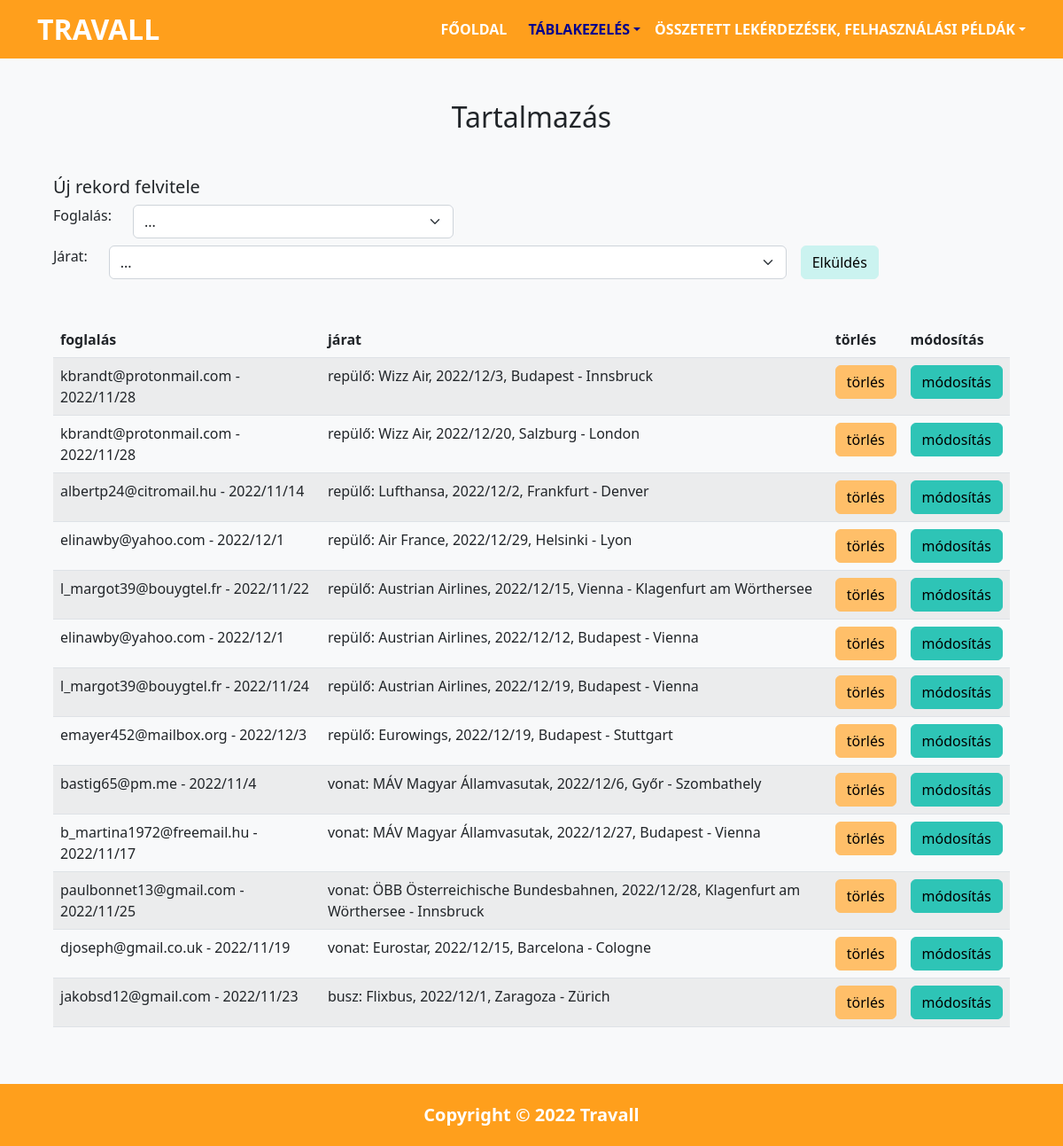
Page /contains.php on the committed database.
### tables this page shows
CREATE TABLE tartalmaz (
    foglalas_id     INT             NOT NULL,
    jarat_id        INT             NOT NULL,
    PRIMARY KEY (foglalas_id, jarat_id)
);

CREATE TABLE foglalas (
    foglalas_id     INT             NOT NULL AUTO_INCREMENT,
    email           VARCHAR(80)     NOT NULL,
    l_ev            DECIMAL(4)      NOT NULL,
    l_honap         DECIMAL(2)      NOT NULL,
    l_nap           DECIMAL(2)      NOT NULL,
    PRIMARY KEY (foglalas_id)
);

CREATE TABLE jarat (
    jarat_id        INT             NOT NULL AUTO_INCREMENT,
    tipus           VARCHAR(6)      NOT NULL,
    szolgaltato     VARCHAR(50)     NOT NULL,
    ev              DECIMAL(12)     NOT NULL,
    honap           DECIMAL(2)      NOT NULL,
    nap             DECIMAL(2)      NOT NULL,
    honnan_varos_id INT             NOT NULL,
    hova_varos_id   INT             NOT NULL,
    PRIMARY KEY (jarat_id)
);

CREATE TABLE varos (
    varos_id        INT             NOT NULL AUTO_INCREMENT,
    varosnev        VARCHAR(85)     NOT NULL,
    iranyitoszam    VARCHAR(10)     NOT NULL,
    orszag          VARCHAR(56)     NOT NULL,
    PRIMARY KEY (varos_id)
);

### contains.php (the view, shortened to what this page needs)
<?php
include_once "common/functions.php";
?>
<!DOCTYPE html>
<html lang="hu">
<head>
    <link rel="stylesheet" href="assets/css/style.css" />
    <link rel="stylesheet" href="assets/css/bootstrap.css">
</head>
<body>
    <?php
    include_once "common/header.php";
    ?>
    <section class="p-5 bg-light">
        <div class="container">
            <div class="row text-center">
                <h2 class="mb-5 text-capitalize">Tartalmazás</h2>
            </div>
            <?php
            echo '
            <div class="row mb-5">
                <div class="col-md-auto">
                    <h5>Új rekord felvitele</h5>
                </div>
                <div class="col-md-auto">
                    <form method="POST" action="createitem.php" class="row gy-2 gx-3 align-items-center">
                            <input type="hidden" name="frompage" value="contains" />';
                            echo '<div class="col-auto"><div class="row">';
                            echo '<div class="col-auto"><label for="foglalasCreate" class="form-label">Foglalás: </label></div>';
                            echo '<div class="col-auto"><select class="form-select" name="in_foglalas_id" id="foglalasCreate">';
                            echo '<option value="">...</option>';
                            echo '</select></div></div></div>';
                            echo '<div class="col-auto"><div class="row">';
                            echo '<div class="col-auto"><label for="jaratCreate" class="form-label">Járat: </label></div>';
                            echo '<div class="col-auto"><select class="form-select" name="in_jarat_id" id="jaratCreate">';
                            echo '<option value="">...</option>';
                            echo '</select></div></div></div>';
                        echo '
                        <div class="col-auto">
                            <input type="submit" class="btn btn-info" value="Elküldés" name="submitted" />
                        </div>
                    </form>
                </div>
            </div>';
            $contains = list_contains();
            if ($contains === "") {
                echo '<div class="alert alert-danger text-center" role="alert">
                        A tábla üres!
                    </div>';
            } else {
                if ($contains === false) {
                    echo '<div class="alert alert-danger text-center" role="alert">
                        Sikertelen lekérés!
                    </div>';
                } else { ?>
                    <table class="table table-striped">
                        <thead>
                            <tr>
                                <th class="col">foglalás</th>
                                <th class="col">járat</th>
                                <th class="col">törlés</th>
                                <th class="col">módosítás</th>
                            </tr>
                        </thead>
                        <tbody>
                            <?php
                            $i = 1;
                            while ($row = mysqli_fetch_assoc($contains)) {
                                echo '<tr>';
                                echo '<td>' . $row['email'] . ' - ' . $row['l_ev'] . '/' . $row['l_honap'] . '/' . $row['l_nap'] . '</td>';
                                echo '<td>' . $row['tipus'] . ': ' . $row['szolgaltato'] . ', ' . $row['ev'] . '/' . $row['honap'] . '/' . $row['nap'] . ', ' . $row['honnan_nev'] . ' - ' . $row['hova_nev'] . '</td>';
                                echo '<td><form method="POST" action="deleteitem.php">
                                <input type="hidden" name="frompage" value="contains" />
                                <input type="hidden" name="in_foglalas_id" value=' . $row['foglalas_id'] . ' />
                                <input type="hidden" name="in_jarat_id" value=' . $row['jarat_id'] . ' />
                                <input class="btn btn-secondary" type="submit" value="törlés" />
                                </form></td>
                                ';
                                echo '<td>
                                <button type="button" class="btn btn-warning" data-bs-toggle="modal" data-bs-target="#modify' . $i . '">módosítás</button>
                                <div
                                    class="modal fade"
                                    id="modify' . $i . '"
                                    data-bs-backdrop="static"
                                    data-bs-keyboard="false"
                                    tabindex="-1"
                                    aria-labelledby="modifylabel' . $i . '"
                                    aria-hidden="true">
                                    <div class="modal-dialog">
                                        <div class="modal-content">
                                            <div class="modal-header">
                                                <h1 class="modal-title fs-5" id="modifylabel' . $i . '">Rekord módosítása</h1>
                                                <button type="button" class="btn-close" data-bs-dismiss="modal" aria-label="Close"></button>
                                            </div>
                                            <div class="modal-body">
                                                <form method="POST" action="modifyitem.php" class="row gy-2 gx-3 align-items-center">
                                                    <input type="hidden" name="frompage" value="contains" />
                                                    <input type="hidden" name="foglalas_id" value=' . $row['foglalas_id'] . ' />
                                                    <input type="hidden" name="jarat_id" value=' . $row['jarat_id'] . ' />';
                                                    echo '<div class="col-auto">
                                                        <input type="submit" class="btn btn-info" value="Elküldés" name="submitted" />
                                                    </div>
                                                </form>
                                            </div>
                                            <div class="modal-footer">
                                                <button type="button" class="btn btn-secondary" data-bs-dismiss="modal">Vissza</button>
                                            </div>
                                        </div>
                                    </div>
                                </div>
                                </td>';
                                $i = $i + 1;
                            }
                            ?>
                        </tbody>
                    </table>
            <?php }
            }
            ?>
        </div>
    </section>
    <?php
    include_once "common/footer.php";
    ?>
</body>
</html>
</body>
</html>

### common/header.php
<header>
    <?php
        include_once "common/functions.php";
        navGen();
    ?>
</header>

### common/functions.php (shortened to what this page needs)
<?php
function navGen() {
    $tmp = basename($_SERVER['PHP_SELF'], ".php");
    $table_management = false;
    switch($tmp) {
        case "cities":
        case "routes":
        case "clients":
        case "tickets":
        case "bookings":
        case "contains": $table_management = true; break;
    }
    $query = false;
    echo "<nav class='navbar navbar-expand-lg bg-primary fw-bold text-uppercase py-1 fixed-top'>
        <div class='container'>
            <a href='index.php' class='navbar-brand text-white fs-2'>Travall</a>
            <div class='collapse navbar-collapse' id='navmenu'>
                <ul class='navbar-nav ms-auto'>
                    <li class='nav-item'>
                        <a href='index.php' class='nav-link text-white' " . ($tmp === "index" ? "style='color: darkblue !important;'" : "") . ">Főoldal</a>
                    </li>
                    <li class='nav-item dropdown my-auto mx-3'>
                        <a href='#' class='text-white dropdown-toggle' role='button' data-bs-toggle='dropdown' aria-expanded='false' style='text-decoration: none; " . ($table_management ? "color: darkblue !important;" : "") . "'>Táblakezelés</a>
                    </li>
                    <li class='nav-item dropdown my-auto'>
                        <a href='#' class='text-white dropdown-toggle' role='button' data-bs-toggle='dropdown' aria-expanded='false' style='text-decoration: none; " . ($query ? "color: darkblue !important;" : "") . "'>Összetett lekérdezések, felhasználási példák</a>
                    </li>
                </ul>
            </div>
        </div>
    </nav>";
}
function open_connection() {
    $connection = mysqli_connect("localhost", "root", "") or die("Sikertelen adatbázis csatlakozás!");
    return $connection;
}
function list_contains() {
    $connection = open_connection();
    $sql = "SELECT  tartalmaz.foglalas_id, tartalmaz.jarat_id, foglalas.email, foglalas.l_ev, foglalas.l_honap, foglalas.l_nap, jarat.tipus, jarat.szolgaltato, jarat.ev, jarat.nap, jarat.honap, honnan.varosnev AS honnan_nev, hova.varosnev AS hova_nev
            FROM    tartalmaz, foglalas, jarat, varos AS honnan, varos AS hova
            WHERE   tartalmaz.foglalas_id = foglalas.foglalas_id AND tartalmaz.jarat_id = jarat.jarat_id AND jarat.honnan_varos_id = honnan.varos_id AND jarat.hova_varos_id = hova.varos_id";
    try {
        $result = mysqli_query($connection, $sql);
        return $result;
    } catch (Exception) {
        mysqli_close($connection);
        return false;
    }
}

### common/footer.php
<?php
$tmp = basename($_SERVER['PHP_SELF'], ".php");
echo "<footer class='p-1 bg-primary text-white text-center " . (($tmp === "competition" || $tmp === "dec_routes") ? "fixed-bottom" : "position-relative") . "'>";
echo "
    <div class='container'>
        <p class='lead mt-3 fw-bold'>Copyright &copy; 2022 Travall</p>
    </div>
</footer>";

### assets/css/style.css (style rules this page uses)
body::before { display: block; content: ''; height: 65px; }

### rows in the picture
tartalmaz: foglalas.email "kbrandt@protonmail.com", foglalas.l_ev "2022", foglalas.l_honap "11", foglalas.l_nap "28", jarat.tipus "repülő", jarat.szolgaltato "Wizz Air", jarat.ev "2022", jarat.honap "12", jarat.nap "3", varos.varosnev "Budapest", varos.varosnev "Innsbruck"
tartalmaz: foglalas.email "kbrandt@protonmail.com", foglalas.l_ev "2022", foglalas.l_honap "11", foglalas.l_nap "28", jarat.tipus "repülő", jarat.szolgaltato "Wizz Air", jarat.ev "2022", jarat.honap "12", jarat.nap "20", varos.varosnev "Salzburg", varos.varosnev "London"
tartalmaz: foglalas.email "albertp24@citromail.hu", foglalas.l_ev "2022", foglalas.l_honap "11", foglalas.l_nap "14", jarat.tipus "repülő", jarat.szolgaltato "Lufthansa", jarat.ev "2022", jarat.honap "12", jarat.nap "2", varos.varosnev "Frankfurt", varos.varosnev "Denver"
tartalmaz: foglalas.email "elinawby@yahoo.com", foglalas.l_ev "2022", foglalas.l_honap "12", foglalas.l_nap "1", jarat.tipus "repülő", jarat.szolgaltato "Air France", jarat.ev "2022", jarat.honap "12", jarat.nap "29", varos.varosnev "Helsinki", varos.varosnev "Lyon"
tartalmaz: foglalas.email "l_margot39@bouygtel.fr", foglalas.l_ev "2022", foglalas.l_honap "11", foglalas.l_nap "22", jarat.tipus "repülő", jarat.szolgaltato "Austrian Airlines", jarat.ev "2022", jarat.honap "12", jarat.nap "15", varos.varosnev "Vienna", varos.varosnev "Klagenfurt am Wörthersee"
tartalmaz: foglalas.email "elinawby@yahoo.com", foglalas.l_ev "2022", foglalas.l_honap "12", foglalas.l_nap "1", jarat.tipus "repülő", jarat.szolgaltato "Austrian Airlines", jarat.ev "2022", jarat.honap "12", jarat.nap "12", varos.varosnev "Budapest", varos.varosnev "Vienna"
tartalmaz: foglalas.email "l_margot39@bouygtel.fr", foglalas.l_ev "2022", foglalas.l_honap "11", foglalas.l_nap "24", jarat.tipus "repülő", jarat.szolgaltato "Austrian Airlines", jarat.ev "2022", jarat.honap "12", jarat.nap "19", varos.varosnev "Budapest", varos.varosnev "Vienna"
